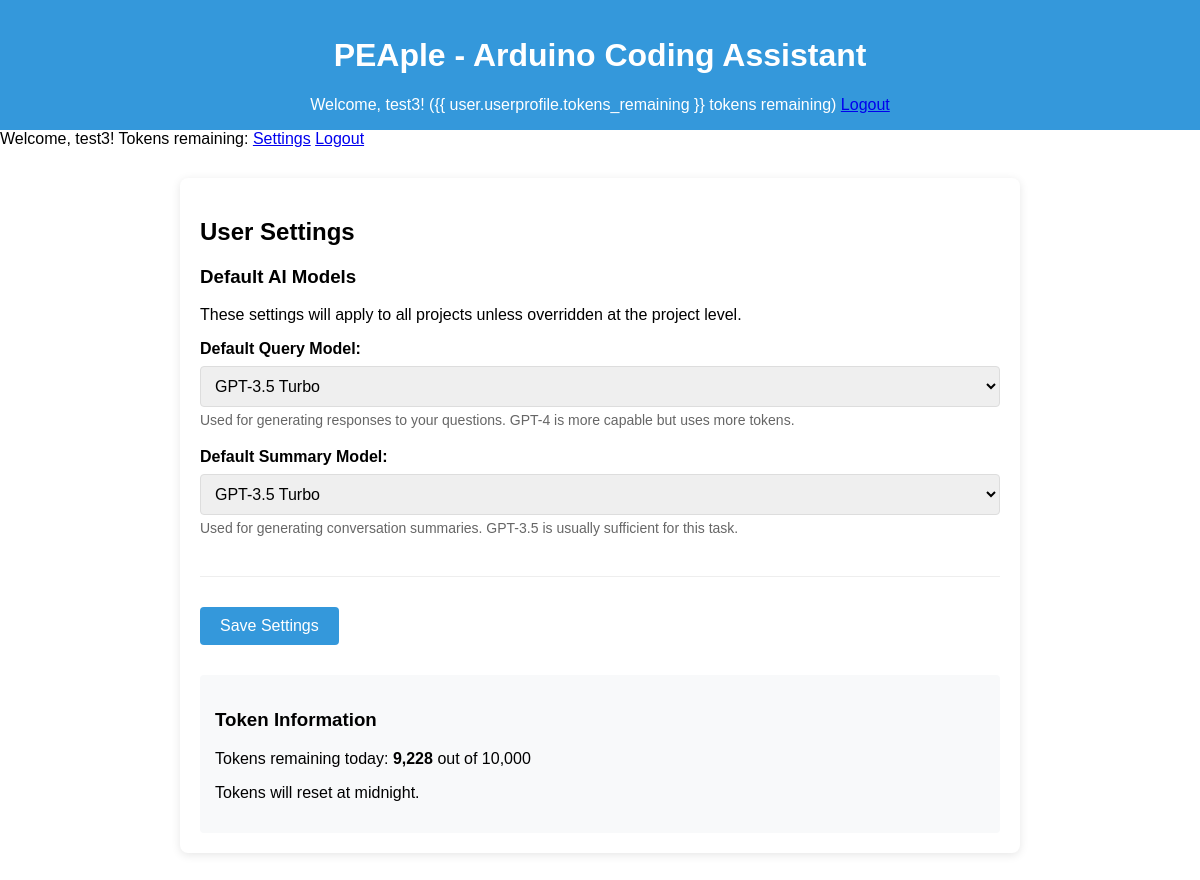
The app's page /settings/ (signed in), older data.
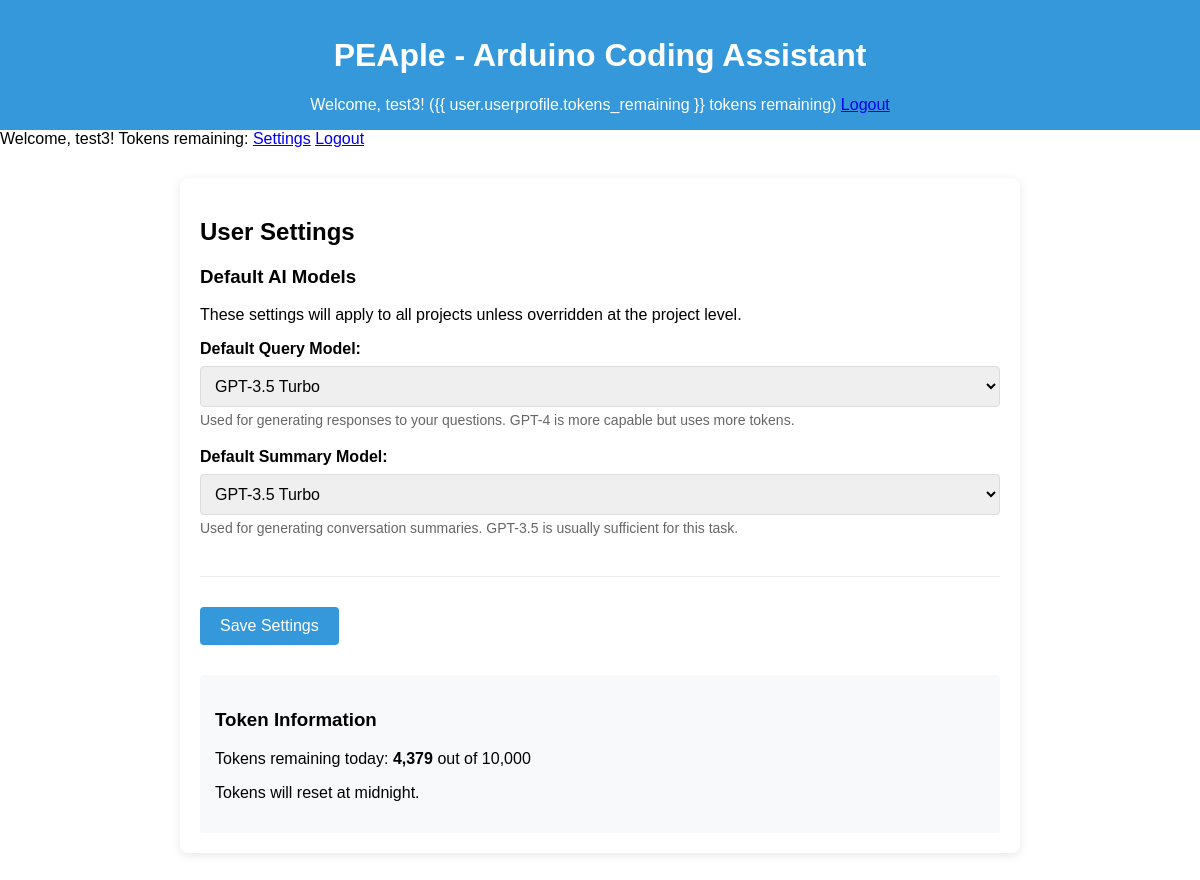
The same page, newer data.
### chat/models.py (models this page shows, shortened)
class UserProfile(models.Model):
    user = models.OneToOneField(User, on_delete=models.CASCADE)
    tokens_remaining = models.IntegerField(default=10000)  # 10,000 tokens per day
    last_token_reset = models.DateTimeField(default=timezone.now)
    QUERY_MODEL_CHOICES = [
        ('gpt-3.5-turbo', 'GPT-3.5 Turbo'),
        ('gpt-4', 'GPT-4'),
        ('gpt-4o', 'GPT-4o'),
        ('gpt-4o-mini', 'GPT-4o Mini'),
    ]
    SUMMARY_MODEL_CHOICES = [
        ('gpt-3.5-turbo', 'GPT-3.5 Turbo'),
        ('gpt-4', 'GPT-4'),
        ('gpt-4o', 'GPT-4o'),
        ('gpt-4o-mini', 'GPT-4o Mini'),
    ]
    default_query_model = models.CharField(
        max_length=50,
        choices=QUERY_MODEL_CHOICES,
        default='gpt-3.5-turbo'
    )
    default_summary_model = models.CharField(
        max_length=50,
        choices=SUMMARY_MODEL_CHOICES,
        default='gpt-3.5-turbo'
    )

### chat/views.py (the view)
# urls.py: path('settings/', user_settings, name='user_settings'),
@login_required
def user_settings(request):
    profile = request.user.userprofile
    if request.method == 'POST':
        profile.default_query_model = request.POST.get('default_query_model')
        profile.default_summary_model = request.POST.get('default_summary_model')
        profile.save()
        messages.success(request, 'Settings updated successfully!')
        return redirect('user_settings')
    return render(request, 'chat/settings.html', {
        'profile': profile,
        'query_models': UserProfile.QUERY_MODEL_CHOICES,
        'summary_models': UserProfile.SUMMARY_MODEL_CHOICES,
    })

### chat/templates/chat/settings.html (shortened to what this page needs)
{% extends "chat/base.html" %}
{% load humanize %}
{% block content %}
<div class="settings-container">
    <h2>User Settings</h2>
    <form method="post">
        <div class="setting-group">
            <h3>Default AI Models</h3>
            <p class="setting-description">These settings will apply to all projects unless overridden at the project
                level.</p>
            <div class="form-group">
                <label for="default_query_model">Default Query Model:</label>
                <select id="default_query_model" name="default_query_model">
                    {% for value, display_name in query_models %}
                    <option value="{{ value }}" {% if profile.default_query_model == value %}selected{% endif %}>
                        {{ display_name }}
                    </option>
                    {% endfor %}
                </select>
                <p class="model-info">
                    Used for generating responses to your questions. GPT-4 is more capable but uses more tokens.
                </p>
            </div>
            <div class="form-group">
                <label for="default_summary_model">Default Summary Model:</label>
                <select id="default_summary_model" name="default_summary_model">
                    {% for value, display_name in summary_models %}
                    <option value="{{ value }}" {% if profile.default_summary_model == value %}selected{% endif %}>
                        {{ display_name }}
                    </option>
                    {% endfor %}
                </select>
                <p class="model-info">
                    Used for generating conversation summaries. GPT-3.5 is usually sufficient for this task.
                </p>
            </div>
        </div>
        <div class="form-group">
            <button type="submit" class="save-button">Save Settings</button>
        </div>
    </form>
    <div class="token-info">
        <h3>Token Information</h3>
        <p>Tokens remaining today: <strong>{{ profile.tokens_remaining|intcomma }}</strong> out of 10,000</p>
        <p>Tokens will reset at midnight.</p>
    </div>
</div>
{% endblock %}

Row changes from the older to the newer data that the page shows:
changed UserProfile "GPT-3.5 Turbo": tokens_remaining "9,228" → "4,379"
